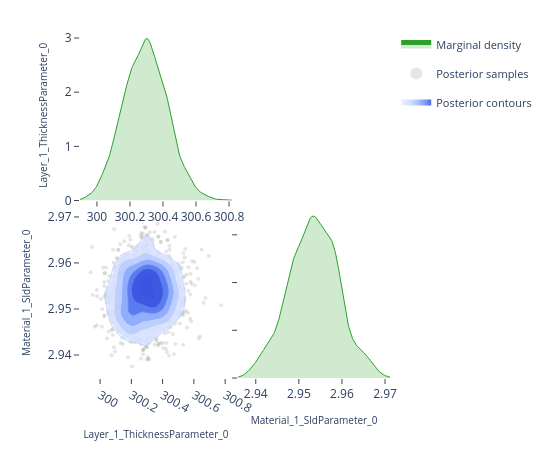

Write notebook code for a chart like this one.
### Code cell
# ---- Pairwise focus: thickness vs SLD ---------------------------------------
# A 2-parameter corner plot zooms in on the joint posterior for a specific
# pair.  This is the same view the EasyReflectometryApp's "2D Heatmap"
# sub-tab uses to inspect parameter degeneracies.


params_of_interest = ['Layer_1_ThicknessParameter_0', 'Material_1_SldParameter_0']
idx = [posterior.param_names.index(p) for p in params_of_interest]
subset_draws = np.asarray(posterior.draws)[:, idx]

fig = plot_corner(subset_draws, params_of_interest)
fig.show()

### Figure 1 — Plotly figure (JSON) as saved in the notebook; plotly's stock layout.template omitted (floating-point values rounded to 4 significant figures; data arrays with more than 128 entries replaced by an {"elided": "..."} marker saying what was removed)
{"data": [{"fill": "tozeroy", "fillcolor": "rgba(44, 160, 44, 0.22)", "hoverinfo": "skip", "legendgroup": "marginal", "line": {"color": "rgb(44, 160, 44)", "width": 1}, "mode": "lines", "name": "Marginal density", "showlegend": true, "type": "scatter", "x": {"elided": "256 float values"}, "xaxis": "x", "y": {"elided": "256 float values"}, "yaxis": "y"}, {"hoverinfo": "skip", "legendgroup": "scatter", "marker": {"color": "rgba(140, 140, 140, 0.22)", "size": 4}, "mode": "markers", "name": "Posterior samples", "showlegend": true, "type": "scatter", "x": {"elided": "880 float values"}, "xaxis": "x3", "y": {"elided": "880 float values"}, "yaxis": "y3", "zorder": 0}, {"colorscale": [[0.0, "rgba(224, 233, 255, 0.62)"], [0.35, "rgba(183, 203, 255, 0.70)"], [0.6, "rgba(138, 169, 252, 0.78)"], [0.82, "rgba(96, 131, 242, 0.84)"], [1.0, "rgba(58, 86, 224, 0.90)"]], "connectgaps": false, "contours": {"coloring": "fill", "end": 180.7, "showlabels": false, "showlines": false, "size": 28.53, "start": 38.04}, "hoverinfo": "skip", "legendgroup": "contour", "name": "Posterior contours", "showlegend": true, "showscale": false, "type": "contour", "x": [299.9, 299.9, 299.9, 299.9, 299.9, 300.0, 300.0, 300.0, 300.0, 300.0, 300.0, 300.0, 300.0, 300.0, 300.1, 300.1, 300.1, 300.1, 300.1, 300.1, 300.1, 300.1, 300.2, 300.2, 300.2, 300.2, 300.2, 300.2, 300.2, 300.2, 300.2, 300.3, 300.3, 300.3, 300.3, 300.3, 300.3, 300.3, 300.3, 300.4, 300.4, 300.4, 300.4, 300.4, 300.4, 300.4, 300.4, 300.4, 300.5, 300.5, 300.5, 300.5, 300.5, 300.5, 300.5, 300.5, 300.5, 300.6, 300.6, 300.6, 300.6, 300.6, 300.6, 300.6, 300.6, 300.7, 300.7, 300.7, 300.7, 300.7, 300.7, 300.7, 300.7, 300.7, 300.8, 300.8, 300.8, 300.8, 300.8, 300.8], "xaxis": "x3", "y": [2.936, 2.936, 2.937, 2.937, 2.938, 2.938, 2.939, 2.939, 2.939, 2.94, 2.94, 2.941, 2.941, 2.942, 2.942, 2.943, 2.943, 2.943, 2.944, 2.944, 2.945, 2.945, 2.946, 2.946, 2.947, 2.947, 2.948, 2.948, 2.948, 2.949, 2.949, 2.95, 2.95, 2.951, 2.951, 2.952, 2.952, 2.952, 2.953, 2.953, 2.954, 2.954, 2.955, 2.955, 2.956, 2.956, 2.956, 2.957, 2.957, 2.958, 2.958, 2.959, 2.959, 2.96, 2.96, 2.96, 2.961, 2.961, 2.962, 2.962, 2.963, 2.963, 2.964, 2.964, 2.964, 2.965, 2.965, 2.966, 2.966, 2.967, 2.967, 2.968, 2.968, 2.968, 2.969, 2.969, 2.97, 2.97, 2.971, 2.971], "yaxis": "y3", "z": {"elided": "80x80 float values"}, "zmax": 180.7, "zmin": 38.04, "zorder": 1}, {"colorscale": [[0.0, "rgba(183, 203, 255, 0.94)"], [0.35, "rgba(183, 203, 255, 0.94)"], [0.35, "rgba(138, 169, 252, 0.95)"], [0.6, "rgba(138, 169, 252, 0.95)"], [0.6, "rgba(96, 131, 242, 0.96)"], [0.82, "rgba(96, 131, 242, 0.96)"], [0.82, "rgba(58, 86, 224, 0.98)"], [1.0, "rgba(58, 86, 224, 0.98)"]], "contours": {"coloring": "lines", "end": 180.7, "showlabels": false, "size": 28.53, "start": 38.04}, "hoverinfo": "skip", "legendgroup": "contour", "line": {"width": 0.9}, "showlegend": false, "showscale": false, "type": "contour", "x": [299.9, 299.9, 299.9, 299.9, 299.9, 300.0, 300.0, 300.0, 300.0, 300.0, 300.0, 300.0, 300.0, 300.0, 300.1, 300.1, 300.1, 300.1, 300.1, 300.1, 300.1, 300.1, 300.2, 300.2, 300.2, 300.2, 300.2, 300.2, 300.2, 300.2, 300.2, 300.3, 300.3, 300.3, 300.3, 300.3, 300.3, 300.3, 300.3, 300.4, 300.4, 300.4, 300.4, 300.4, 300.4, 300.4, 300.4, 300.4, 300.5, 300.5, 300.5, 300.5, 300.5, 300.5, 300.5, 300.5, 300.5, 300.6, 300.6, 300.6, 300.6, 300.6, 300.6, 300.6, 300.6, 300.7, 300.7, 300.7, 300.7, 300.7, 300.7, 300.7, 300.7, 300.7, 300.8, 300.8, 300.8, 300.8, 300.8, 300.8], "xaxis": "x3", "y": [2.936, 2.936, 2.937, 2.937, 2.938, 2.938, 2.939, 2.939, 2.939, 2.94, 2.94, 2.941, 2.941, 2.942, 2.942, 2.943, 2.943, 2.943, 2.944, 2.944, 2.945, 2.945, 2.946, 2.946, 2.947, 2.947, 2.948, 2.948, 2.948, 2.949, 2.949, 2.95, 2.95, 2.951, 2.951, 2.952, 2.952, 2.952, 2.953, 2.953, 2.954, 2.954, 2.955, 2.955, 2.956, 2.956, 2.956, 2.957, 2.957, 2.958, 2.958, 2.959, 2.959, 2.96, 2.96, 2.96, 2.961, 2.961, 2.962, 2.962, 2.963, 2.963, 2.964, 2.964, 2.964, 2.965, 2.965, 2.966, 2.966, 2.967, 2.967, 2.968, 2.968, 2.968, 2.969, 2.969, 2.97, 2.97, 2.971, 2.971], "yaxis": "y3", "z": {"elided": "80x80 float values"}, "zmax": 180.7, "zmin": 38.04, "zorder": 2}, {"fill": "tozeroy", "fillcolor": "rgba(44, 160, 44, 0.22)", "hoverinfo": "skip", "legendgroup": "marginal", "line": {"color": "rgb(44, 160, 44)", "width": 1}, "mode": "lines", "name": "Marginal density", "showlegend": false, "type": "scatter", "x": {"elided": "256 float values"}, "xaxis": "x4", "y": {"elided": "256 float values"}, "yaxis": "y4"}], "layout": {"height": 450, "legend": {"font": {"size": 11}, "itemsizing": "constant", "orientation": "v", "x": 1.02, "xanchor": "left", "y": 1.0, "yanchor": "top"}, "margin": {"b": 60, "l": 80, "r": 160, "t": 30}, "plot_bgcolor": "white", "showlegend": true, "width": 550, "xaxis": {"anchor": "y", "domain": [0.0, 0.49], "showgrid": false, "ticks": "outside", "zeroline": false}, "xaxis2": {"anchor": "y2", "domain": [0.51, 1.0], "showgrid": false, "ticks": "outside", "visible": false, "zeroline": false}, "xaxis3": {"anchor": "y3", "domain": [0.0, 0.49], "showgrid": false, "ticks": "outside", "title": {"font": {"size": 10}, "text": "Layer_1_ThicknessParameter_0"}, "zeroline": false}, "xaxis4": {"anchor": "y4", "domain": [0.51, 1.0], "showgrid": false, "ticks": "outside", "title": {"font": {"size": 10}, "text": "Material_1_SldParameter_0"}, "zeroline": false}, "yaxis": {"anchor": "x", "domain": [0.51, 1.0], "showgrid": false, "ticks": "outside", "title": {"font": {"size": 10}, "text": "Layer_1_ThicknessParameter_0"}, "zeroline": false}, "yaxis2": {"anchor": "x2", "domain": [0.51, 1.0], "showgrid": false, "ticks": "outside", "visible": false, "zeroline": false}, "yaxis3": {"anchor": "x3", "domain": [0.0, 0.49], "showgrid": false, "ticks": "outside", "title": {"font": {"size": 10}, "text": "Material_1_SldParameter_0"}, "zeroline": false}, "yaxis4": {"anchor": "x4", "domain": [0.0, 0.49], "showgrid": false, "showticklabels": false, "ticks": "outside", "zeroline": false}}}
